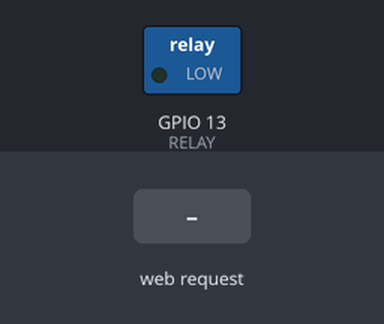
Bench run of a sketch on a simulated ESP32. Shown: switched loads named in the sketch (green lamp = pin HIGH). The inputs (shaded band) are chosen by the test bench. WiFi joins after 1.5 s; servers stay silent unless stated.

Above: at 2.7 s.
2.8 s: HTTP request GET /on received
At 4.0 s:
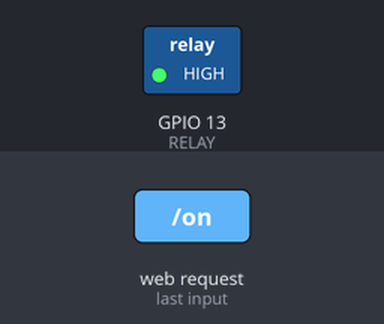
4.3 s: HTTP request GET /off received
At 5.4 s:
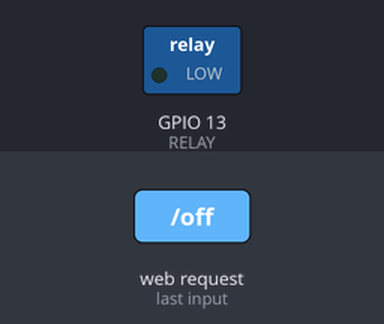
Timing chart, 0 to 7.3 s (numbered marks = the images above; inputs shaded):
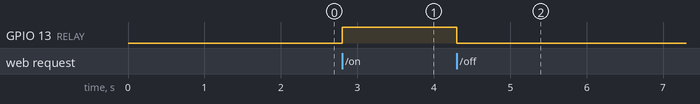

Measured:
- after the input at 2.8 s, GPIO 13 (RELAY): LOW → HIGH at once
- after the input at 4.3 s, GPIO 13 (RELAY): HIGH → LOW at once

The sketch:

esp32_relay_web.ino
```cpp
// Runs a minimal HTTP server on an ESP32 exposing /on and /off endpoints to set a relay pin HIGH/LOW.
//
// Full tutorial: https://shillehtek.com/blogs/news/esp32-relay-wifi-smart-plug
// Parts used: https://shillehtek.com/products/esp32-wroom-dev-board-cp2102-usb-c-presoldered
//             https://shillehtek.com/products/1-channel-5v-relay-module
//             https://shillehtek.com/products/shillehtek-120pcs-multicolored-dupont-wire
// More examples: https://github.com/shillehbean/shillehtek-examples
//

// Minimal Arduino sketch - visit ESP32-IP/on or /off
#include <WiFi.h>
#include <WebServer.h>
WebServer server(80);
const int RELAY = 13;

void setup() {
  pinMode(RELAY, OUTPUT);
  WiFi.begin("SSID", "PASS");
  while (WiFi.status() != WL_CONNECTED) delay(500);
  server.on("/on",  [](){ digitalWrite(RELAY, HIGH); server.send(200, "text/plain", "ON"); });
  server.on("/off", [](){ digitalWrite(RELAY, LOW);  server.send(200, "text/plain", "OFF"); });
  server.begin();
}
void loop() { server.handleClient(); }
```
